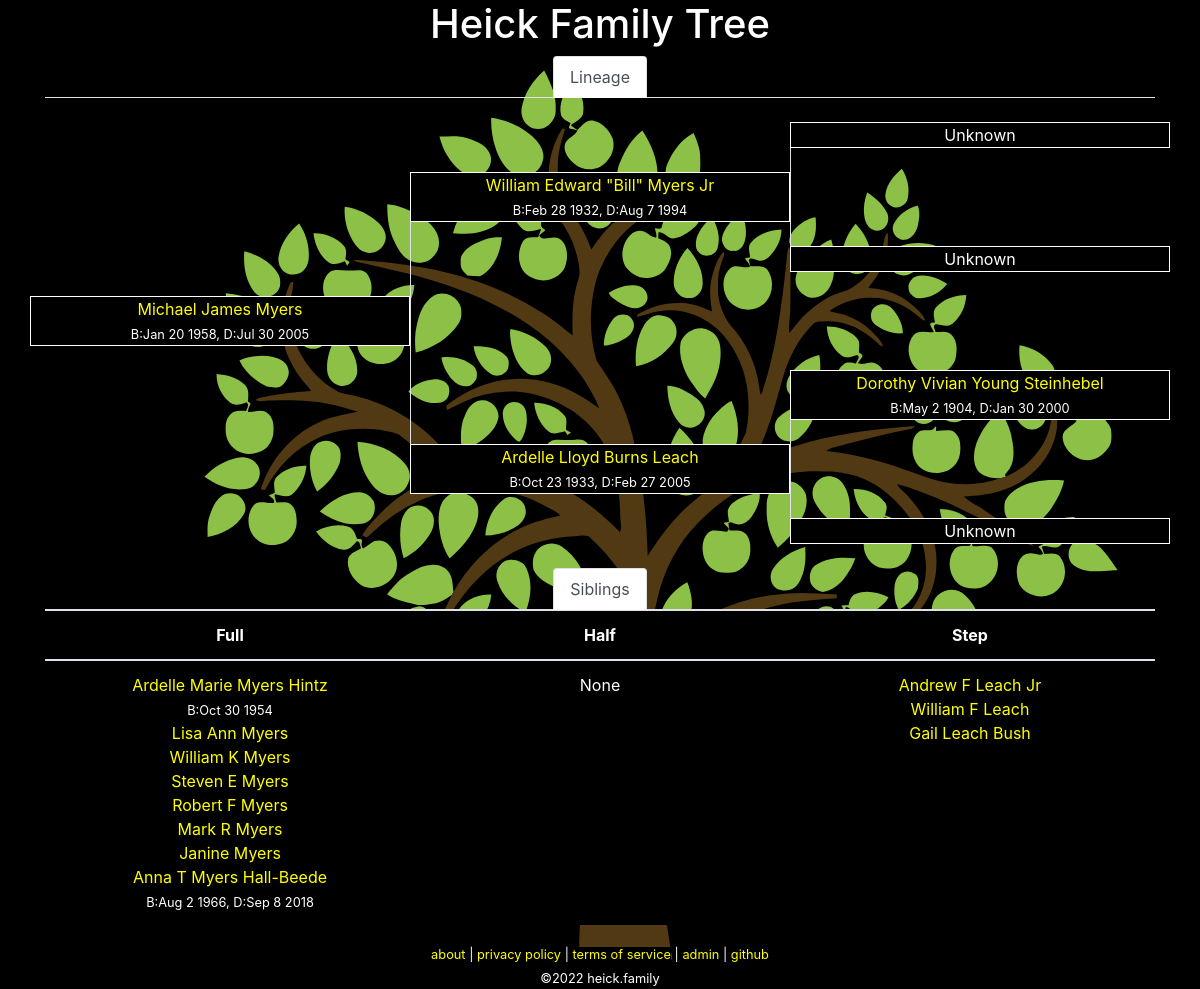
Screenshot of /tree.php?id=29 with the database file from the repository.
### tables this page shows
CREATE TABLE `family` (
  `id` int(10) unsigned NOT NULL AUTO_INCREMENT COMMENT 'primary key',
  `name` char(200) NOT NULL,
  `parent-bio-x` int(10) unsigned NOT NULL DEFAULT 0 COMMENT 'mother xx',
  `parent-bio-y` int(10) unsigned NOT NULL DEFAULT 0 COMMENT 'father xy',
  `parent-adopt-x` int(10) unsigned NOT NULL DEFAULT 0,
  `parent-adopt-y` int(10) unsigned NOT NULL DEFAULT 0,
  `partner` int(10) unsigned NOT NULL DEFAULT 0,
  `dob` char(10) NOT NULL DEFAULT '0000-00-00' COMMENT 'date of birth ymd',
  `dod` char(10) NOT NULL DEFAULT '0000-00-00' COMMENT 'date of death ymd',
  `lastupdated` datetime NOT NULL DEFAULT current_timestamp() ON UPDATE current_timestamp(),
  PRIMARY KEY (`id`)
);

### lib/Family.php (called while the page is built, shortened)
<?php
class Family
{
	private static $link = null;
	public static function getPerson($id = 0)
	{
		if ($id == 0)
		{
			return [];
		}
		$query = 'SELECT * FROM `family` WHERE `id`=' . self::_escape($id) . ' LIMIT 1';
		$result = self::_query($query);
		while ($row = mysqli_fetch_assoc($result)) {
			return $row;
		}
		return [];
	}
	public static function getParents($id = 0)
	{
		$person = self::getPerson($id);
		$parent_bio_x = isset($person['parent-bio-x']) ? $person['parent-bio-x'] : 0;
		$parent_bio_y = isset($person['parent-bio-y']) ? $person['parent-bio-y'] : 0;
		$parent_adopt_a = isset($person['parent-adopt-x']) ? $person['parent-adopt-x'] : 0;
		$parent_adopt_b = isset($person['parent-adopt-y']) ? $person['parent-adopt-y'] : 0;
		$data = [
			'bio-x' => self::getPerson($parent_bio_x),
			'bio-y' => self::getPerson($parent_bio_y),
			'adopt-x' => self::getPerson($parent_adopt_a),
			'adopt-y' => self::getPerson($parent_adopt_b),
		];
		return $data;
	}
	public static function getPartner($id = 0)
	{
		$person = self::getPerson($id);
		$partner = isset($person['partner']) ? $person['partner'] : 0;
		if ($partner == 0)
		{
			return [];
		}
		return self::getPerson($partner);
	}
	public static function getSiblings($id = 0)
	{
		$data = [];
		$me = self::getPerson($id);
		$parentx = $me['parent-bio-x'];
		$parenty = $me['parent-bio-y'];
		if (($parentx > 0) && ($parenty > 0))
		{
			$full_siblings = [];
			$query = 'SELECT * FROM `family` WHERE (`parent-bio-x`=' . $parentx . ' AND `parent-bio-y`=' . $parenty . ') OR (`parent-bio-x`=' . $parenty . ' AND `parent-bio-y`=' . $parentx . ')';
			$result = self::_query($query);
			while ($row = mysqli_fetch_assoc($result))
			{
				if ($row['id'] != $id)
				{
					$full_siblings[] = $row['id'];
				}
			}
			if (count($full_siblings) > 0)
			{
				$data['full'] = $full_siblings;
			}
		}
		if (($parentx > 0) || ($parenty > 0))
		{
			$half_siblings = [];
			$parents = [];
			if ($parentx > 0)
			{
				$parents[] = $parentx;
			}
			if ($parenty > 0)
			{
				$parents[] = $parenty;
			}
			foreach ($parents as $parent)
			{
				$query = 'SELECT * FROM `family` WHERE (`parent-bio-x`=' . $parent . ' OR `parent-bio-y`=' . $parent . ')';
				$result = self::_query($query);
				while ($row = mysqli_fetch_assoc($result))
				{
					if ($row['id'] != $id)
					{
						$half_siblings[] = $row['id'];
					}
				}
			}
			if (count($half_siblings) > 0)
			{
				if (isset($data['full']) && (count($data['full']) > 0))
				{
					$data['half'] = [];
				}
				else
				{
					$data['half'] = $half_siblings;
				}
			}
		}
		if (($parentx > 0) || ($parenty > 0))
		{
			$step_siblings = [];
			$parents = [];
			if ($parentx > 0)
			{
				$parents[] = $parentx;
			}
			if ($parenty > 0)
			{
				$parents[] = $parenty;
			}
			$step_parents = [];
			foreach ($parents as $parent)
			{
				$them = self::getPerson($parent);
				if ($them['partner'] > 0)
				{
					$step_parents[] = $them['partner'];
				}
			}
			foreach ($step_parents as $step_parent)
			{
				$query = 'SELECT * FROM `family` WHERE (`parent-bio-x`=' . $step_parent . ' OR `parent-bio-y`=' . $step_parent . ')';
				$result = self::_query($query);
				while ($row = mysqli_fetch_assoc($result))
				{
					if ($row['id'] != $id)
					{
						$step_siblings[] = $row['id'];
					}
				}
			}
			if (count($step_siblings) > 0)
			{
				if (count($data['half']) > 0)
				{
					$data['step'] = [];
					foreach ($step_siblings as $p)
					{
						if (!in_array($p, $data['half']))
						{
							$data['step'][] = $p;
						}
					}
				}
				else
				{
					$data['step'] = $step_siblings;
				}
			}
		}
		return $data;
	}
	public static function getLineage($id = 0)
	{
		$lineage = [
			'partner' => ['id' => 0, 'name' => 'unknown' ],
			'parent-bio-x' => ['id' => 0, 'name' => 'unknown' ],
			'parent-bio-y' => ['id' => 0, 'name' => 'unknown' ],
			'parent-adopt-x' => ['id' => 0, 'name' => 'unknown' ],
			'parent-adopt-y' => ['id' => 0, 'name' => 'unknown' ],
			'parent-x-parent-bio-x' => ['id' => 0, 'name' => 'unknown' ],
			'parent-x-parent-bio-y' => ['id' => 0, 'name' => 'unknown' ],
			'parent-y-parent-bio-x' => ['id' => 0, 'name' => 'unknown' ],
			'parent-y-parent-bio-y' => ['id' => 0, 'name' => 'unknown' ],
		];
		$partner = self::getPartner($id);
		$lineage['partner']['id'] = isset($partner['id']) ? $partner['id'] : 0;
		$lineage['partner']['name'] = self::formatName(self::getPerson($lineage['partner']['id']));
		$parents = self::getParents($id);
		$lineage['parent-bio-x']['id'] = isset($parents['bio-x']['id']) ? $parents['bio-x']['id'] : 0;
		$lineage['parent-bio-x']['name'] = self::formatName(self::getPerson($lineage['parent-bio-x']['id']));
		$lineage['parent-bio-y']['id'] = isset($parents['bio-y']['id']) ? $parents['bio-y']['id'] : 0;
		$lineage['parent-bio-y']['name'] = self::formatName(self::getPerson($lineage['parent-bio-y']['id']));
		$lineage['parent-adopt-x']['id'] = isset($parents['adopt-x']['id']) ? $parents['adopt-x']['id'] : 0;
		$lineage['parent-adopt-x']['name'] = self::formatName(self::getPerson($lineage['parent-adopt-x']['id']));
		$lineage['parent-adopt-y']['id'] = isset($parents['adopt-y']['id']) ? $parents['adopt-y']['id'] : 0;
		$lineage['parent-adopt-y']['name'] = self::formatName(self::getPerson($lineage['parent-adopt-y']['id']));
		$parents = self::getParents($lineage['parent-bio-x']['id']);
		$lineage['parent-x-parent-bio-x']['id'] = isset($parents['bio-x']['id']) ? $parents['bio-x']['id'] : 0;
		$lineage['parent-x-parent-bio-x']['name'] = self::formatName(self::getPerson($lineage['parent-x-parent-bio-x']['id']));
		$lineage['parent-x-parent-bio-y']['id'] = isset($parents['bio-y']['id']) ? $parents['bio-y']['id'] : 0;
		$lineage['parent-x-parent-bio-y']['name'] = self::formatName(self::getPerson($lineage['parent-x-parent-bio-y']['id']));
		$parents = self::getParents($lineage['parent-bio-y']['id']);
		$lineage['parent-y-parent-bio-x']['id'] = isset($parents['bio-x']['id']) ? $parents['bio-x']['id'] : 0;
		$lineage['parent-y-parent-bio-x']['name'] = self::formatName(self::getPerson($lineage['parent-y-parent-bio-x']['id']));
		$lineage['parent-y-parent-bio-y']['id'] = isset($parents['bio-y']['id']) ? $parents['bio-y']['id'] : 0;
		$lineage['parent-y-parent-bio-y']['name'] = self::formatName(self::getPerson($lineage['parent-y-parent-bio-y']['id']));
		return $lineage;
	}
	public static function formatName($id = [])
	{
		if (isset($id['name']))
		{
			return $id['name'];
		}
		return 'Unknown';
	}
	protected static function _query($query = null)
	{
		$result = mysqli_query(self::$link, $query);
		return $result;
	}
	protected static function _escape($string = "")
	{
		return mysqli_real_escape_string(self::$link, $string);
	}
	protected static function _connect()
	{
		if (!is_null(self::$link))
		{
			return;
		}
		$config = json_decode(file_get_contents('../conf/configuration.json'), true);
		$db = $config['database'];
		self::$link = mysqli_connect($db['hostname'], $db['username'], $db['password'], $db['database']);
		return;
	}
}

### www/tree.php (the view, shortened to what this page needs)
<?php
require_once('../lib/Family.php');
$id = isset($_GET['id']) ? intval($_GET['id']) : null;
$me = Family::getPerson($id);
$lineage = Family::getLineage($me['id']);
$lineage['me'] = [
	'id' => $me['id'],
	'name' => Family::formatName($me),
];
function showMember($fam, $extra = '')
{
	if ($fam['id'] == 0)
	{
		echo $fam['name'];
	}
	else
	{
		echo '<a href="?id=' . $fam['id'] . '">' . $fam['name'] . '</a>';
		$data = Family::getPerson($fam['id']);
		$subtext = '';
		if ($data['dob'] != '0000-00-00')
		{
			$subtext .= 'B:' . date("M j Y", strtotime($data['dob']));
		}
		if ($data['dod'] != '0000-00-00')
		{
			if (strlen($subtext) > 0)
			{
				$subtext .= ', ';
			}
			$subtext .= 'D:' . date("M j Y", strtotime($data['dod']));
		}
		if (strlen($subtext) > 0)
		{
			echo '<br />';
			echo '<span class="small">' . $subtext . '</span>';
		}
	}
}
?><!DOCTYPE html>
<html lang="en">
	<head>
		<link rel="stylesheet" href="https://cdn.jsdelivr.net/npm/bootstrap@4.6.0/dist/css/bootstrap.min.css">
		<link rel="stylesheet" href="/media/theme.css">
		<link rel="stylesheet" href="/media/tree.css">
	</head>
	<body>
		<div class="container">
<?php require_once("header.php"); ?>
			<div class="row">
				<div class="col">
					<ul class="nav nav-tabs justify-content-center">
						<li class="nav-item">
							<a class="nav-link active" id='tab-lineage' href="#">Lineage</a>
						</li>
					</ul>
				</div>
			</div>
			<div class="row">
				<div class="col-4">&nbsp;</div>
				<div class="col-4">&nbsp;</div>
				<div class="col-4">&nbsp;</div>
			</div>
			<div class="row">
				<div class="col-4">&nbsp;</div>
				<div class="col-4">&nbsp;</div>
				<div title="grandparent" class="col-4 text-center border-full background-black"><?php showMember($lineage['parent-y-parent-bio-y']); ?></div>
			</div>
			<div class="row">
				<div class="col-4">&nbsp;</div>
				<div class="col-4">&nbsp;</div>
				<div class="col-4 border-left">&nbsp;</div>
			</div>
			<div class="row">
				<div class="col-4">&nbsp;</div>
				<div title="parent" class="col-4 text-center border-full background-black"><?php
if ((($lineage['parent-bio-y']['id'] != 0) && ($lineage['parent-adopt-y']['id'] != 0)) || ($lineage['parent-adopt-y']['id'] != 0))
	if ($lineage['parent-bio-y']['id'] == 0)
	{
		showMember($lineage['parent-adopt-y'], '(adopted)');
	}
	else
	{
		showMember($lineage['parent-bio-y'], '(bio)');
		echo '<br />';
		showMember($lineage['parent-adopt-y'], '(adopted)');
	}
else {
	showMember($lineage['parent-bio-y']);
}
?></div>
				<div class="col-4 border-left">&nbsp;</div>
			</div>
			<div class="row">
				<div class="col-4">&nbsp;</div>
				<div class="col-4 border-left">&nbsp;</div>
				<div class="col-4 border-left">&nbsp;</div>
			</div>
			<div class="row">
				<div class="col-4">&nbsp;</div>
				<div class="col-4 border-left">&nbsp;</div>
				<div title="grandparent" class="col-4 text-center border-full background-black"><?php showMember($lineage['parent-y-parent-bio-x']); ?></div>
			</div>
			<div class="row">
				<div class="col-4">&nbsp;</div>
				<div class="col-4 border-left">&nbsp;</div>
				<div class="col-4">&nbsp;</div>
			</div>
			<div class="row">
				<div title="self" class="col-4 text-center border-full background-black"><?php showMember($lineage['me']); ?></div>
				<div class="col-4 border-left">&nbsp;</div>
				<div class="col-4">&nbsp;</div>
			</div>
			<div class="row">
				<div class="col-4">&nbsp;</div>
				<div class="col-4 border-left">&nbsp;</div>
				<div class="col-4">&nbsp;</div>
			</div>
			<div class="row">
				<div class="col-4">&nbsp;</div>
				<div class="col-4 border-left">&nbsp;</div>
				<div title="grandparent" class="col-4 text-center border-full background-black"><?php showMember($lineage['parent-x-parent-bio-y']); ?></div>
			</div>
			<div class="row">
				<div class="col-4">&nbsp;</div>
				<div class="col-4 border-left">&nbsp;</div>
				<div class="col-4 border-left">&nbsp;</div>
			</div>
			<div class="row">
				<div class="col-4">&nbsp;</div>
				<div title="parent" class="col-4 text-center border-full background-black"><?php
if ((($lineage['parent-bio-x']['id'] != 0) && ($lineage['parent-adopt-x']['id'] != 0)) || ($lineage['parent-adopt-x']['id'] != 0))
	if ($lineage['parent-bio-x']['id'] == 0)
	{
		showMember($lineage['parent-adopt-x'], '(adopted)');
	}
	else
	{
		showMember($lineage['parent-bio-x'], '(bio)');
		echo '<br />';
		showMember($lineage['parent-adopt-x'], '(adopted)');
	}
else {
	showMember($lineage['parent-bio-x']);
}
?></div>
				<div class="col-4 border-left">&nbsp;</div>
			</div>
			<div class="row">
				<div class="col-4">&nbsp;</div>
				<div class="col-4">&nbsp;</div>
				<div class="col-4 border-left">&nbsp;</div>
			</div>
			<div class="row">
				<?php
if ($lineage['partner']['id'] == 0)
{
	echo '<div class="col-4">&nbsp;</div>';
}
else
{
	echo '<div title="partner" class="col-4 text-center border-full background-black">';
	showMember($lineage['partner']);
	echo '</div>';
}
				?>
				<div class="col-4">&nbsp;</div>
				<div title="grandparent" class="col-4 text-center border-full background-black"><?php showMember($lineage['parent-x-parent-bio-x']); ?></div>
			</div>
			<div class="row">
				<div class="col-12">&nbsp;</div>
			</div>
<?php
$siblings = Family::getSiblings($id);
if (count($siblings) > 0)
{
?>
			<ul class="nav nav-tabs justify-content-center">
				<li class="nav-item">
					<a class="nav-link active" id='tab-siblings' href="#">Siblings</a>
				</li>
			</ul>
			<div class="row">
				<div class="col">
					<table class="table">
						<thead>
							<tr>
								<th scope="col">Full</th>
								<th scope="col">Half</th>
								<th scope="col">Step</th>
							</tr>
						</thead>
						<tbody>
							<tr>
								<td style="width: 33%;" scope="col">
<?php
$sibling_list = isset($siblings['full']) ? $siblings['full'] : [];
if (count($sibling_list) == 0)
{
	echo "None";
}
else
{
	foreach ($sibling_list as $sibling)
	{
		$sibling_info = Family::getPerson($sibling);
		showMember(['id' => $sibling_info['id'], 'name' => Family::formatName($sibling_info)]);
		echo '<br>';
	}
}
?>
								</td>
								<td style="width: 33%;" scope="col">
<?php
$sibling_list = isset($siblings['half']) ? $siblings['half'] : [];
if (count($sibling_list) == 0)
{
	echo "None";
}
?>
								</td>
								<td style="width: 33%;" scope="col">
<?php
$sibling_list = isset($siblings['step']) ? $siblings['step'] : [];
if (count($sibling_list) == 0)
{
	echo "None";
}
else
{
	foreach ($sibling_list as $sibling)
	{
		echo '<br>';
	}
}
?>
								</td>
							</tr>
						</tbody>
					</table>
				</div>
			</div>
<?php
}
?>
<?php require_once("footer.php"); ?>
		</div>
	</body>
</html>

### www/media/theme.css (style rules this page uses)
body, table, tr, td { background: black; color: white; }
th, td { text-align: center; }
a { color: yellow; background: black; }
body { background-image: url('/media/family-tree-fixed.svg'); background-size: cover; background-repeat: no-repeat; }
.background-black { background-color: black; }

### www/media/tree.css (style rules this page uses)
.border-full { border: 1px solid white; }
.border-left { border-left: 1px solid white; }
.background-black { background-color: black; }

### rows the page displays
family: name "William Edward \"Bill\" Myers Jr", subtext "B:Feb 28 1932, D:Aug 7 1994"
family: name "Michael James Myers", subtext "B:Jan 20 1958, D:Jul 30 2005"
family: name "Dorothy Vivian Young Steinhebel", subtext "B:May 2 1904, D:Jan 30 2000"
family: name "Ardelle Lloyd Burns Leach", subtext "B:Oct 23 1933, D:Feb 27 2005"
family: name "Ardelle Marie Myers Hintz", subtext "B:Oct 30 1954"
family: name "Lisa Ann Myers"
family: name "William K Myers"
family: name "Steven E Myers"
family: name "Robert F Myers"
family: name "Mark R Myers"
family: name "Janine Myers"
family: name "Anna T Myers Hall-Beede", subtext "B:Aug 2 1966, D:Sep 8 2018"
family: name "Andrew F Leach Jr"
family: name "William F Leach"
family: name "Gail Leach Bush"

### other values shown
$fam['name'] "Unknown Unknown Unknown"
